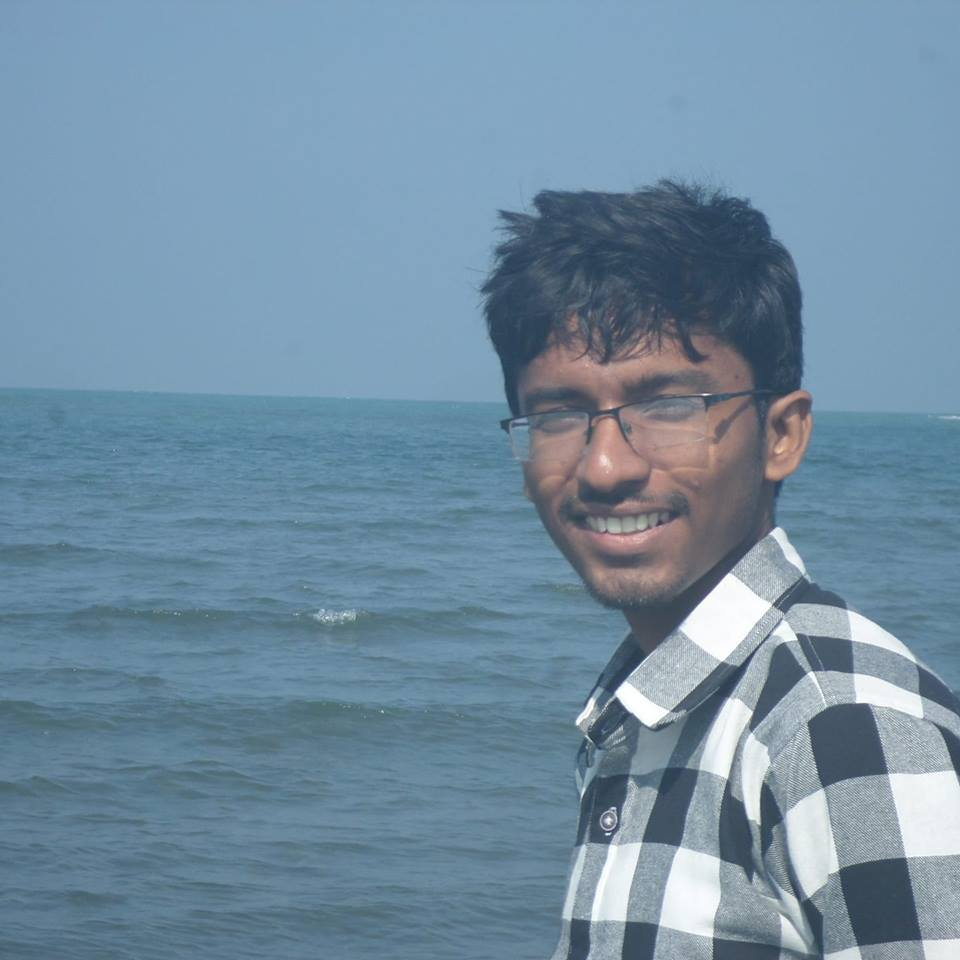
#> input picture OpenCV/reduction_extraction/Jim.jpg, 960 x 960 px
$ python foreground_extraction.py
#> lines starting #> are read from the running program, lines starting #| are printed output that depends on the picture
import cv2
import numpy as np
import matplotlib.pyplot as plt

img = cv2.imread('Jim.jpg')
#> img is the input picture: shape (960, 960, 3); mean B, G, R 162.1, 141.7, 114.6
mask = np.zeros(img.shape[:2], np.uint8)

bgmodel = np.zeros((1,65), np.float64)
fgmodel = np.zeros((1,65), np.float64)

rect = (450, 200, 600, 800)

cv2.grabCut(img, mask, rect, bgmodel, fgmodel, 5, cv2.GC_INIT_WITH_RECT)

mask2 = np.where((mask==2)|(mask==0), 0, 1).astype('uint8')
img = img*mask2[:, :, np.newaxis]
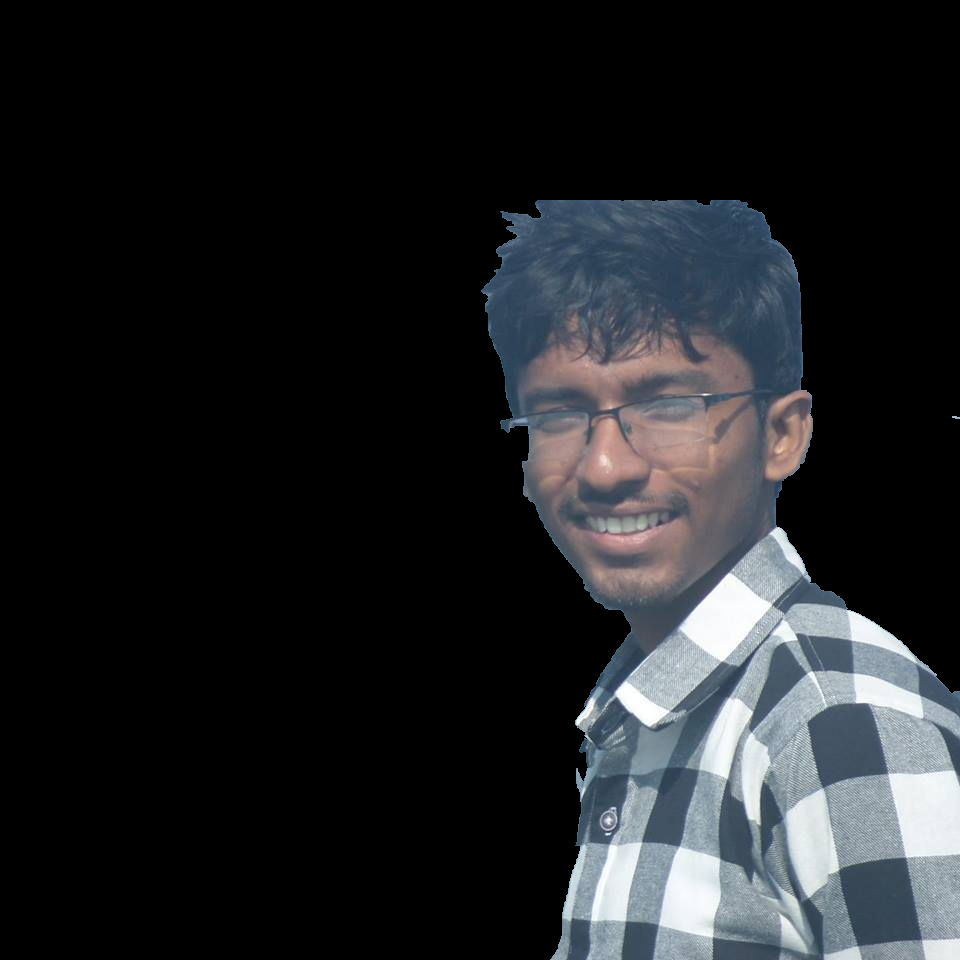
#> img: shape (960, 960, 3); mean B, G, R 36.7, 34.1, 32.1

plt.imshow(img)
plt.colorbar()
plt.show()
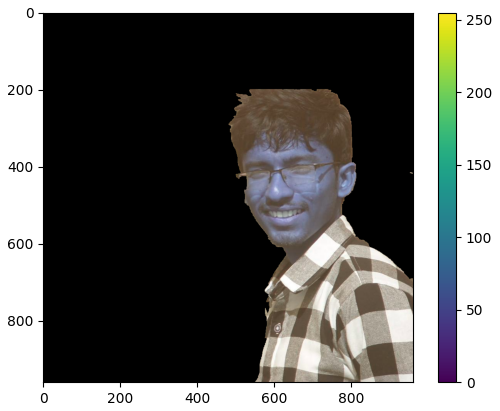
#> figure drawn by matplotlib, 2 panels; B, G, R data is drawn as R, G, B
